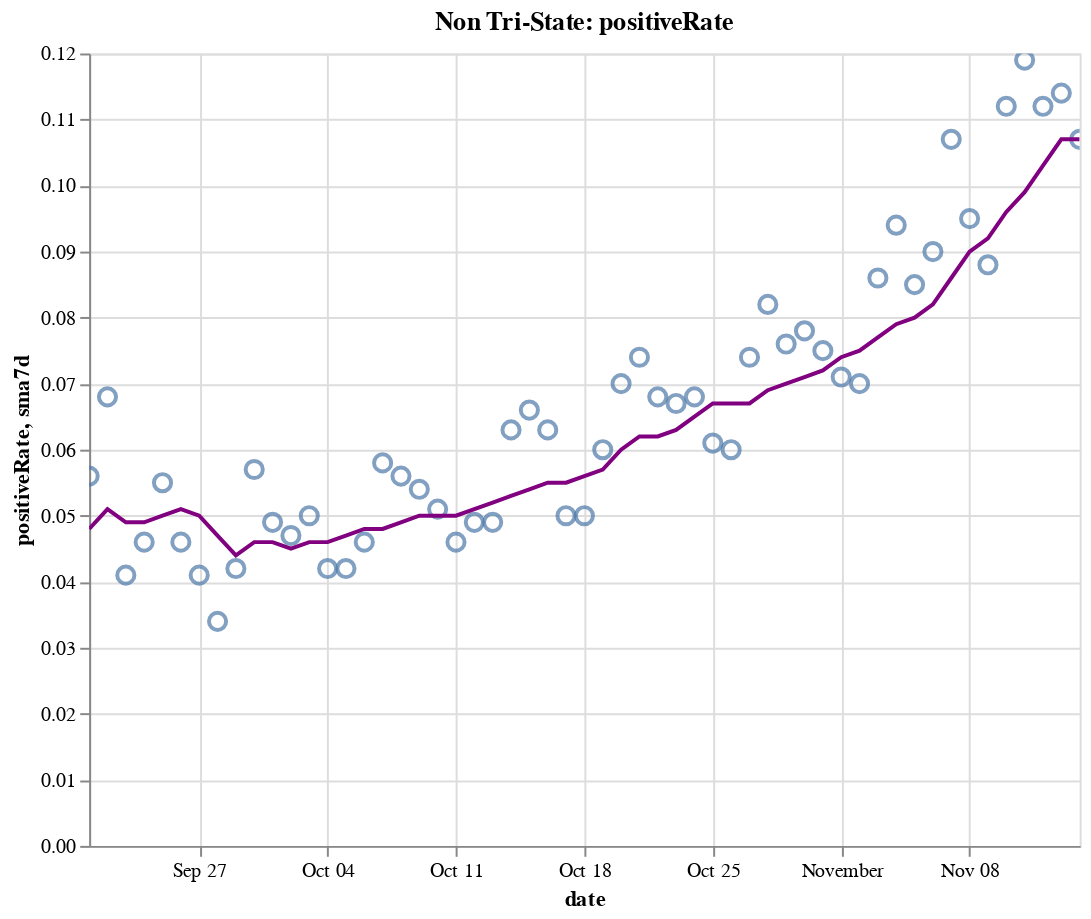

Here is the notebook cell this chart was saved with:
### Code cell
create_plot(non_tristate, 'positiveRate')

### Figure 1 — Vega-Lite specification as saved in the notebook (floating-point values rounded to 4 significant figures)
{"config": {"view": {"continuousWidth": 400, "continuousHeight": 300}}, "layer": [{"layer": [{"mark": {"type": "point", "size": 75}, "encoding": {"tooltip": [{"type": "temporal", "field": "date"}, {"type": "quantitative", "field": "positiveRate"}, {"type": "quantitative", "field": "sma7d"}], "x": {"type": "temporal", "field": "date"}, "y": {"type": "quantitative", "field": "positiveRate"}}, "selection": {"selector016": {"type": "interval", "bind": "scales", "encodings": ["x", "y"]}}}, {"mark": {"type": "line", "color": "purple"}, "encoding": {"x": {"type": "temporal", "field": "date"}, "y": {"type": "quantitative", "field": "sma7d"}}}]}, {"mark": {"type": "rule", "color": "#aaa"}, "encoding": {"x": {"type": "temporal", "field": "date"}}, "transform": [{"filter": {"selection": "selector015"}}]}, {"mark": "circle", "encoding": {"opacity": {"condition": {"value": 1, "selection": "selector015"}, "value": 0}, "tooltip": [{"type": "temporal", "field": "date"}, {"type": "quantitative", "field": "positiveRate"}, {"type": "quantitative", "field": "sma7d"}], "x": {"type": "temporal", "field": "date"}, "y": {"type": "quantitative", "field": "positiveRate"}}, "selection": {"selector015": {"type": "single", "encodings": ["x"], "on": "mouseover", "nearest": true, "empty": "none"}}}, {"mark": {"type": "text", "align": "left", "dx": 5, "dy": -5, "stroke": "white", "strokeWidth": 2}, "encoding": {"text": {"type": "quantitative", "field": "positiveRate"}, "tooltip": [{"type": "temporal", "field": "date"}, {"type": "quantitative", "field": "positiveRate"}, {"type": "quantitative", "field": "sma7d"}], "x": {"type": "temporal", "field": "date"}, "y": {"type": "quantitative", "field": "positiveRate"}}, "transform": [{"filter": {"selection": "selector015"}}]}, {"mark": {"type": "text", "align": "left", "dx": 5, "dy": -5}, "encoding": {"text": {"type": "quantitative", "field": "positiveRate"}, "tooltip": [{"type": "temporal", "field": "date"}, {"type": "quantitative", "field": "positiveRate"}, {"type": "quantitative", "field": "sma7d"}], "x": {"type": "temporal", "field": "date"}, "y": {"type": "quantitative", "field": "positiveRate"}}, "transform": [{"filter": {"selection": "selector015"}}]}], "data": {"name": "data-527ee6f3c7eb121036404c93f93a0a7e"}, "height": 400, "title": "Non Tri-State: positiveRate", "width": 500, "$schema": "https://vega.github.io/schema/vega-lite/v4.8.1.json", "datasets": {"data-527ee6f3c7eb121036404c93f93a0a7e": [{"date": "2020-09-21T00:00:00", "totalTestResultsIncrease": 670700.0, "positiveIncrease": 37600.0, "death": 145900.0, "deathIncrease": 281.0, "positiveRate": 0.056, "state": "Non Tri-State", "sma7d": 0.048}, {"date": "2020-09-22T00:00:00", "totalTestResultsIncrease": 710300.0, "positiveIncrease": 48040.0, "death": 146800.0, "deathIncrease": 842.0, "positiveRate": 0.068, "state": "Non Tri-State", "sma7d": 0.051}, {"date": "2020-09-23T00:00:00", "totalTestResultsIncrease": 904300.0, "positiveIncrease": 37320.0, "death": 147900.0, "deathIncrease": 1145.0, "positiveRate": 0.041, "state": "Non Tri-State", "sma7d": 0.049}, {"date": "2020-09-24T00:00:00", "totalTestResultsIncrease": 900000.0, "positiveIncrease": 41570.0, "death": 148800.0, "deathIncrease": 908.0, "positiveRate": 0.046, "state": "Non Tri-State", "sma7d": 0.049}, {"date": "2020-09-25T00:00:00", "totalTestResultsIncrease": 977000.0, "positiveIncrease": 53570.0, "death": 149700.0, "deathIncrease": 829.0, "positiveRate": 0.055, "state": "Non Tri-State", "sma7d": 0.05}, {"date": "2020-09-26T00:00:00", "totalTestResultsIncrease": 989400.0, "positiveIncrease": 45820.0, "death": 150500.0, "deathIncrease": 859.0, "positiveRate": 0.046, "state": "Non Tri-State", "sma7d": 0.051}, {"date": "2020-09-27T00:00:00", "totalTestResultsIncrease": 820100.0, "positiveIncrease": 33500.0, "death": 150800.0, "deathIncrease": 295.0, "positiveRate": 0.041, "state": "Non Tri-State", "sma7d": 0.05}, {"date": "2020-09-28T00:00:00", "totalTestResultsIncrease": 1006000.0, "positiveIncrease": 34100.0, "death": 151100.0, "deathIncrease": 245.0, "positiveRate": 0.034, "state": "Non Tri-State", "sma7d": 0.047}, {"date": "2020-09-29T00:00:00", "totalTestResultsIncrease": 815000.0, "positiveIncrease": 34460.0, "death": 151800.0, "deathIncrease": 725.0, "positiveRate": 0.042, "state": "Non Tri-State", "sma7d": 0.044}, {"date": "2020-09-30T00:00:00", "totalTestResultsIncrease": 747700.0, "positiveIncrease": 42330.0, "death": 152800.0, "deathIncrease": 1040.0, "positiveRate": 0.057, "state": "Non Tri-State", "sma7d": 0.046}, {"date": "2020-10-01T00:00:00", "totalTestResultsIncrease": 878000.0, "positiveIncrease": 43290.0, "death": 153600.0, "deathIncrease": 832.0, "positiveRate": 0.049, "state": "Non Tri-State", "sma7d": 0.046}, {"date": "2020-10-02T00:00:00", "totalTestResultsIncrease": 991700.0, "positiveIncrease": 46240.0, "death": 154500.0, "deathIncrease": 822.0, "positiveRate": 0.047, "state": "Non Tri-State", "sma7d": 0.045}, {"date": "2020-10-03T00:00:00", "totalTestResultsIncrease": 964800.0, "positiveIncrease": 48330.0, "death": 155200.0, "deathIncrease": 729.0, "positiveRate": 0.05, "state": "Non Tri-State", "sma7d": 0.046}, {"date": "2020-10-04T00:00:00", "totalTestResultsIncrease": 857600.0, "positiveIncrease": 36440.0, "death": 155500.0, "deathIncrease": 348.0, "positiveRate": 0.042, "state": "Non Tri-State", "sma7d": 0.046}, {"date": "2020-10-05T00:00:00", "totalTestResultsIncrease": 839900.0, "positiveIncrease": 35590.0, "death": 155900.0, "deathIncrease": 312.0, "positiveRate": 0.042, "state": "Non Tri-State", "sma7d": 0.047}, {"date": "2020-10-06T00:00:00", "totalTestResultsIncrease": 792300.0, "positiveIncrease": 36270.0, "death": 156500.0, "deathIncrease": 612.0, "positiveRate": 0.046, "state": "Non Tri-State", "sma7d": 0.048}, {"date": "2020-10-07T00:00:00", "totalTestResultsIncrease": 834500.0, "positiveIncrease": 48560.0, "death": 157400.0, "deathIncrease": 901.0, "positiveRate": 0.058, "state": "Non Tri-State", "sma7d": 0.048}, {"date": "2020-10-08T00:00:00", "totalTestResultsIncrease": 915600.0, "positiveIncrease": 51600.0, "death": 158300.0, "deathIncrease": 963.0, "positiveRate": 0.056, "state": "Non Tri-State", "sma7d": 0.049}, {"date": "2020-10-09T00:00:00", "totalTestResultsIncrease": 1008000.0, "positiveIncrease": 53980.0, "death": 159200.0, "deathIncrease": 880.0, "positiveRate": 0.054, "state": "Non Tri-State", "sma7d": 0.05}, {"date": "2020-10-10T00:00:00", "totalTestResultsIncrease": 1078000.0, "positiveIncrease": 54940.0, "death": 159900.0, "deathIncrease": 650.0, "positiveRate": 0.051, "state": "Non Tri-State", "sma7d": 0.05}, {"date": "2020-10-11T00:00:00", "totalTestResultsIncrease": 964200.0, "positiveIncrease": 44810.0, "death": 160300.0, "deathIncrease": 458.0, "positiveRate": 0.046, "state": "Non Tri-State", "sma7d": 0.05}, {"date": "2020-10-12T00:00:00", "totalTestResultsIncrease": 815000.0, "positiveIncrease": 39940.0, "death": 160600.0, "deathIncrease": 271.0, "positiveRate": 0.049, "state": "Non Tri-State", "sma7d": 0.051}, {"date": "2020-10-13T00:00:00", "totalTestResultsIncrease": 927400.0, "positiveIncrease": 45450.0, "death": 161300.0, "deathIncrease": 671.0, "positiveRate": 0.049, "state": "Non Tri-State", "sma7d": 0.052}, {"date": "2020-10-14T00:00:00", "totalTestResultsIncrease": 857000.0, "positiveIncrease": 53900.0, "death": 162100.0, "deathIncrease": 791.0, "positiveRate": 0.063, "state": "Non Tri-State", "sma7d": 0.053}, {"date": "2020-10-15T00:00:00", "totalTestResultsIncrease": 919700.0, "positiveIncrease": 60250.0, "death": 163000.0, "deathIncrease": 929.0, "positiveRate": 0.066, "state": "Non Tri-State", "sma7d": 0.054}, {"date": "2020-10-16T00:00:00", "totalTestResultsIncrease": 1030000.0, "positiveIncrease": 64620.0, "death": 163800.0, "deathIncrease": 860.0, "positiveRate": 0.063, "state": "Non Tri-State", "sma7d": 0.055}, {"date": "2020-10-17T00:00:00", "totalTestResultsIncrease": 1101000.0, "positiveIncrease": 55030.0, "death": 164600.0, "deathIncrease": 769.0, "positiveRate": 0.05, "state": "Non Tri-State", "sma7d": 0.055}, {"date": "2020-10-18T00:00:00", "totalTestResultsIncrease": 924000.0, "positiveIncrease": 45970.0, "death": 165000.0, "deathIncrease": 379.0, "positiveRate": 0.05, "state": "Non Tri-State", "sma7d": 0.056}, {"date": "2020-10-19T00:00:00", "totalTestResultsIncrease": 898100.0, "positiveIncrease": 53520.0, "death": 165400.0, "deathIncrease": 426.0, "positiveRate": 0.06, "state": "Non Tri-State", "sma7d": 0.057}, {"date": "2020-10-20T00:00:00", "totalTestResultsIncrease": 825900.0, "positiveIncrease": 57690.0, "death": 166200.0, "deathIncrease": 801.0, "positiveRate": 0.07, "state": "Non Tri-State", "sma7d": 0.06}, {"date": "2020-10-21T00:00:00", "totalTestResultsIncrease": 770100.0, "positiveIncrease": 57180.0, "death": 167200.0, "deathIncrease": 991.0, "positiveRate": 0.074, "state": "Non Tri-State", "sma7d": 0.062}, {"date": "2020-10-22T00:00:00", "totalTestResultsIncrease": 1028000.0, "positiveIncrease": 69600.0, "death": 168300.0, "deathIncrease": 1108.0, "positiveRate": 0.068, "state": "Non Tri-State", "sma7d": 0.062}, {"date": "2020-10-23T00:00:00", "totalTestResultsIncrease": 1173000.0, "positiveIncrease": 78900.0, "death": 169200.0, "deathIncrease": 888.0, "positiveRate": 0.067, "state": "Non Tri-State", "sma7d": 0.063}, {"date": "2020-10-24T00:00:00", "totalTestResultsIncrease": 1162000.0, "positiveIncrease": 78780.0, "death": 170100.0, "deathIncrease": 869.0, "positiveRate": 0.068, "state": "Non Tri-State", "sma7d": 0.065}, {"date": "2020-10-25T00:00:00", "totalTestResultsIncrease": 1025000.0, "positiveIncrease": 62330.0, "death": 170400.0, "deathIncrease": 361.0, "positiveRate": 0.061, "state": "Non Tri-State", "sma7d": 0.067}, {"date": "2020-10-26T00:00:00", "totalTestResultsIncrease": 957700.0, "positiveIncrease": 57650.0, "death": 170800.0, "deathIncrease": 358.0, "positiveRate": 0.06, "state": "Non Tri-State", "sma7d": 0.067}, {"date": "2020-10-27T00:00:00", "totalTestResultsIncrease": 926400.0, "positiveIncrease": 68820.0, "death": 171700.0, "deathIncrease": 895.0, "positiveRate": 0.074, "state": "Non Tri-State", "sma7d": 0.067}, {"date": "2020-10-28T00:00:00", "totalTestResultsIncrease": 902800.0, "positiveIncrease": 74450.0, "death": 172700.0, "deathIncrease": 983.0, "positiveRate": 0.082, "state": "Non Tri-State", "sma7d": 0.069}, {"date": "2020-10-29T00:00:00", "totalTestResultsIncrease": 1085000.0, "positiveIncrease": 82620.0, "death": 173700.0, "deathIncrease": 1017.0, "positiveRate": 0.076, "state": "Non Tri-State", "sma7d": 0.07}, {"date": "2020-10-30T00:00:00", "totalTestResultsIncrease": 1182000.0, "positiveIncrease": 91720.0, "death": 174600.0, "deathIncrease": 907.0, "positiveRate": 0.078, "state": "Non Tri-State", "sma7d": 0.071}, {"date": "2020-10-31T00:00:00", "totalTestResultsIncrease": 1155000.0, "positiveIncrease": 87080.0, "death": 175500.0, "deathIncrease": 949.0, "positiveRate": 0.075, "state": "Non Tri-State", "sma7d": 0.072}, {"date": "2020-11-01T00:00:00", "totalTestResultsIncrease": 988900.0, "positiveIncrease": 70050.0, "death": 175900.0, "deathIncrease": 370.0, "positiveRate": 0.071, "state": "Non Tri-State", "sma7d": 0.074}, {"date": "2020-11-02T00:00:00", "totalTestResultsIncrease": 1089000.0, "positiveIncrease": 76600.0, "death": 176400.0, "deathIncrease": 448.0, "positiveRate": 0.07, "state": "Non Tri-State", "sma7d": 0.075}, {"date": "2020-11-03T00:00:00", "totalTestResultsIncrease": 953100.0, "positiveIncrease": 81930.0, "death": 177900.0, "deathIncrease": 1496.0, "positiveRate": 0.086, "state": "Non Tri-State", "sma7d": 0.077}, {"date": "2020-11-04T00:00:00", "totalTestResultsIncrease": 1037000.0, "positiveIncrease": 96990.0, "death": 178900.0, "deathIncrease": 1067.0, "positiveRate": 0.094, "state": "Non Tri-State", "sma7d": 0.079}, {"date": "2020-11-05T00:00:00", "totalTestResultsIncrease": 1296000.0, "positiveIncrease": 109500.0, "death": 180000.0, "deathIncrease": 1077.0, "positiveRate": 0.085, "state": "Non Tri-State", "sma7d": 0.08}, {"date": "2020-11-06T00:00:00", "totalTestResultsIncrease": 1326000.0, "positiveIncrease": 118800.0, "death": 181100.0, "deathIncrease": 1140.0, "positiveRate": 0.09, "state": "Non Tri-State", "sma7d": 0.082}, {"date": "2020-11-07T00:00:00", "totalTestResultsIncrease": 1142000.0, "positiveIncrease": 122400.0, "death": 182200.0, "deathIncrease": 1077.0, "positiveRate": 0.107, "state": "Non Tri-State", "sma7d": 0.086}, {"date": "2020-11-08T00:00:00", "totalTestResultsIncrease": 1112000.0, "positiveIncrease": 105400.0, "death": 182700.0, "deathIncrease": 464.0, "positiveRate": 0.095, "state": "Non Tri-State", "sma7d": 0.09}, {"date": "2020-11-09T00:00:00", "totalTestResultsIncrease": 1246000.0, "positiveIncrease": 110200.0, "death": 183200.0, "deathIncrease": 516.0, "positiveRate": 0.088, "state": "Non Tri-State", "sma7d": 0.092}, {"date": "2020-11-10T00:00:00", "totalTestResultsIncrease": 1083000.0, "positiveIncrease": 121700.0, "death": 184500.0, "deathIncrease": 1285.0, "positiveRate": 0.112, "state": "Non Tri-State", "sma7d": 0.096}, {"date": "2020-11-11T00:00:00", "totalTestResultsIncrease": 1137000.0, "positiveIncrease": 134900.0, "death": 186000.0, "deathIncrease": 1520.0, "positiveRate": 0.119, "state": "Non Tri-State", "sma7d": 0.099}, {"date": "2020-11-12T00:00:00", "totalTestResultsIncrease": 1264000.0, "positiveIncrease": 141100.0, "death": 187100.0, "deathIncrease": 1046.0, "positiveRate": 0.112, "state": "Non Tri-State", "sma7d": 0.103}, {"date": "2020-11-13T00:00:00", "totalTestResultsIncrease": 1392000.0, "positiveIncrease": 159200.0, "death": 188300.0, "deathIncrease": 1242.0, "positiveRate": 0.114, "state": "Non Tri-State", "sma7d": 0.107}, {"date": "2020-11-14T00:00:00", "totalTestResultsIncrease": 1431000.0, "positiveIncrease": 153700.0, "death": 189600.0, "deathIncrease": 1271.0, "positiveRate": 0.107, "state": "Non Tri-State", "sma7d": 0.107}]}}
